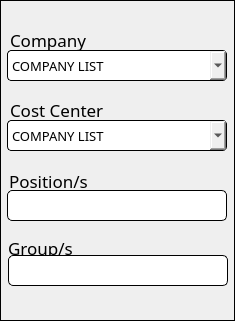
       <widget class="QFrame" name="groupCompany">
        <property name="geometry">
         <rect>
          <x>10</x>
          <y>1055</y>
          <width>235</width>
          <height>321</height>
         </rect>
        </property>
        <property name="styleSheet">
         <string notr="true">QFrame{
border: 1px solid black;
}
QLabel{
border: none;
}

QComboBox{
border-radius: 4px;
border: 1px solid black;
font-family: Poppins;
}

QLineEdit{
background-color: rgb(255, 255, 255);
border-radius: 5px;
border: 1px solid black;
font-family: Poppins;
}</string>
        </property>
        <property name="frameShape">
         <enum>QFrame::StyledPanel</enum>
        </property>
        <property name="frameShadow">
         <enum>QFrame::Raised</enum>
        </property>
        <widget class="QComboBox" name="companyDrop">
         <property name="enabled">
          <bool>true</bool>
         </property>
         <property name="geometry">
          <rect>
           <x>7</x>
           <y>50</y>
           <width>220</width>
           <height>31</height>
          </rect>
         </property>
         <property name="font">
          <font>
           <family>Poppins</family>
           <pointsize>10</pointsize>
          </font>
         </property>
         <property name="focusPolicy">
          <enum>Qt::WheelFocus</enum>
         </property>
         <property name="contextMenuPolicy">
          <enum>Qt::DefaultContextMenu</enum>
         </property>
         <property name="editable">
          <bool>false</bool>
         </property>
         <property name="currentText">
          <string>COMPANY LIST</string>
         </property>
         <property name="iconSize">
          <size>
           <width>16</width>
           <height>16</height>
          </size>
         </property>
         <property name="placeholderText">
          <string/>
         </property>
         <property name="duplicatesEnabled">
          <bool>false</bool>
         </property>
         <property name="frame">
          <bool>true</bool>
         </property>
         <item>
          <property name="text">
           <string>COMPANY LIST</string>
          </property>
         </item>
        </widget>
        <widget class="QLabel" name="companyLabel">
         <property name="geometry">
          <rect>
           <x>10</x>
           <y>24</y>
           <width>211</width>
           <height>31</height>
          </rect>
         </property>
         <property name="font">
          <font>
           <family>Poppins</family>
           <pointsize>13</pointsize>
          </font>
         </property>
         <property name="text">
          <string>Company</string>
         </property>
        </widget>
        <widget class="QLabel" name="ccLabel">
         <property name="geometry">
          <rect>
           <x>10</x>
           <y>94</y>
           <width>211</width>
           <height>31</height>
          </rect>
         </property>
         <property name="font">
          <font>
           <family>Poppins</family>
           <pointsize>13</pointsize>
          </font>
         </property>
         <property name="text">
          <string>Cost Center</string>
         </property>
        </widget>
        <widget class="QComboBox" name="ccDrop">
         <property name="enabled">
          <bool>true</bool>
         </property>
         <property name="geometry">
          <rect>
           <x>7</x>
           <y>120</y>
           <width>220</width>
           <height>31</height>
          </rect>
         </property>
         <property name="font">
          <font>
           <family>Poppins</family>
           <pointsize>10</pointsize>
          </font>
         </property>
         <property name="focusPolicy">
          <enum>Qt::WheelFocus</enum>
         </property>
         <property name="contextMenuPolicy">
          <enum>Qt::DefaultContextMenu</enum>
         </property>
         <property name="editable">
          <bool>false</bool>
         </property>
         <property name="currentText">
          <string>COMPANY LIST</string>
         </property>
         <property name="iconSize">
          <size>
           <width>16</width>
           <height>16</height>
          </size>
         </property>
         <property name="placeholderText">
          <string/>
         </property>
         <property name="duplicatesEnabled">
          <bool>false</bool>
         </property>
         <property name="frame">
          <bool>true</bool>
         </property>
         <item>
          <property name="text">
           <string>COMPANY LIST</string>
          </property>
         </item>
        </widget>
        <widget class="QLabel" name="posLabel">
         <property name="geometry">
          <rect>
           <x>9</x>
           <y>170</y>
           <width>211</width>
           <height>21</height>
          </rect>
         </property>
         <property name="font">
          <font>
           <family>Poppins</family>
           <pointsize>13</pointsize>
          </font>
         </property>
         <property name="text">
          <string>Position/s</string>
         </property>
        </widget>
        <widget class="QLabel" name="groupLabel">
         <property name="geometry">
          <rect>
           <x>8</x>
           <y>232</y>
           <width>211</width>
           <height>31</height>
          </rect>
         </property>
         <property name="font">
          <font>
           <family>Poppins</family>
           <pointsize>13</pointsize>
          </font>
         </property>
         <property name="text">
          <string>Group/s</string>
         </property>
        </widget>
        <widget class="QLineEdit" name="groupTextEdit">
         <property name="geometry">
          <rect>
           <x>8</x>
           <y>255</y>
           <width>220</width>
           <height>31</height>
          </rect>
         </property>
         <property name="font">
          <font>
           <family>Poppins</family>
           <pointsize>10</pointsize>
          </font>
         </property>
         <property name="autoFillBackground">
          <bool>false</bool>
         </property>
         <property name="maxLength">
          <number>15</number>
         </property>
        </widget>
        <widget class="QLineEdit" name="posTextEdit">
         <property name="geometry">
          <rect>
           <x>7</x>
           <y>190</y>
           <width>220</width>
           <height>31</height>
          </rect>
         </property>
         <property name="font">
          <font>
           <family>Poppins</family>
           <pointsize>10</pointsize>
          </font>
         </property>
         <property name="autoFillBackground">
          <bool>false</bool>
         </property>
         <property name="maxLength">
          <number>15</number>
         </property>
        </widget>
       </widget>
